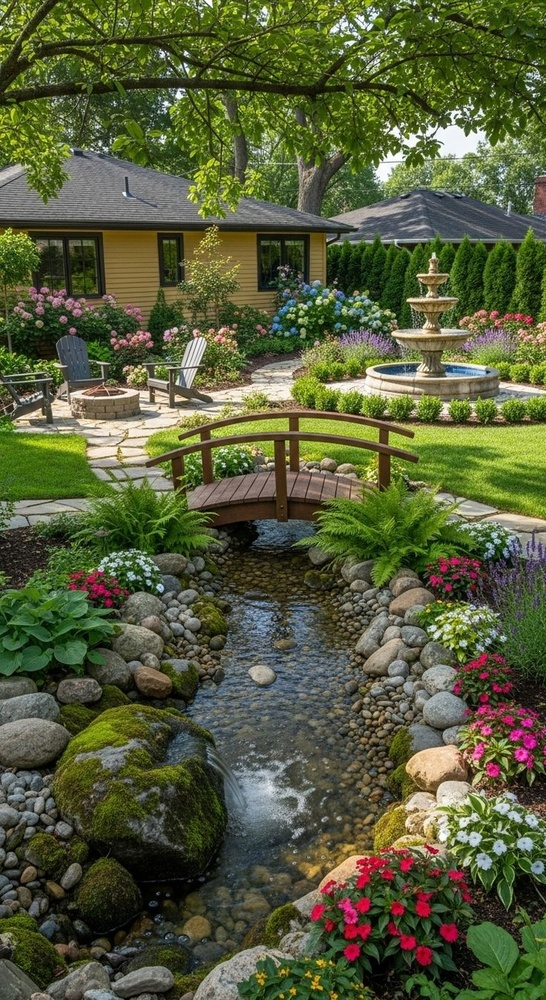
#> input picture images/taman.jpg, 546 x 1000 px, shrunk from 736 x 1349 before the run, found by its file name
$ python image_matching.py
#> lines starting #> are read from the running program, lines starting #| are printed output that depends on the picture
import cv2
import matplotlib.pyplot as plt
import numpy as np

img1 = cv2.imread('./Scale-Invariant Feature Transform (SIFT)/images/taman.jpg')
#> img1 is the input picture: shape (1000, 546, 3); mean B, G, R 58.7, 92.5, 86.2
img2 = cv2.imread('./Scale-Invariant Feature Transform (SIFT)/images/airmancurtaman.jpg')
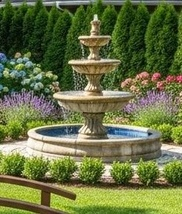
#> input picture images/airmancurtaman.jpg, 182 x 214 px, shrunk from 245 x 289 before the run, found by its file name
#> img2 is the input picture: shape (214, 182, 3); mean B, G, R 67.4, 114.1, 104.4

if img1 is None or img2 is None:
    print("Error: Gambar tidak ditemukan. Periksa path dataset.")
    exit()

img1_rgb = cv2.cvtColor(img1, cv2.COLOR_BGR2RGB)
img2_rgb = cv2.cvtColor(img2, cv2.COLOR_BGR2RGB)
gray1 = cv2.cvtColor(img1, cv2.COLOR_BGR2GRAY)
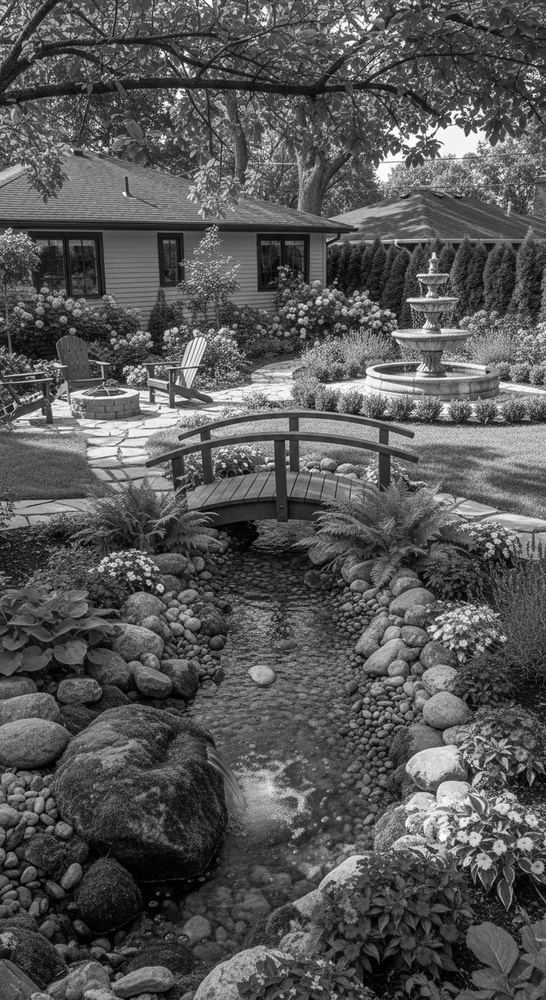
#> gray1: shape (1000, 546); min 0, max 255, mean 86.8
gray2 = cv2.cvtColor(img2, cv2.COLOR_BGR2GRAY)
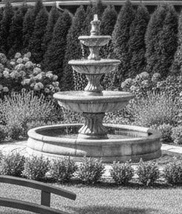
#> gray2: shape (214, 182); min 4, max 255, mean 105.9

sift = cv2.SIFT_create()
kp1, des1 = sift.detectAndCompute(gray1, None)
#> kp1 = 9055 keypoints; strongest (x, y, size): (186, 53, 3.3), (349, 67, 2.8), (430, 18, 2.3), (244, 16, 2)
kp2, des2 = sift.detectAndCompute(gray2, None)
#> kp2 = 627 keypoints; strongest (x, y, size): (71, 62, 3.1), (80, 37, 2), (149, 134, 2.4), (56, 95, 3.7)

bf = cv2.BFMatcher(cv2.NORM_L2)
matches = bf.knnMatch(des1, des2, k=2)
#> matches = 9055 matches

good_matches = []
for m, n in matches:
    if m.distance < 0.6 * n.distance:
        good_matches.append(m)
#> after the loop, good_matches = 414 matches

inliers = 0

if len(good_matches) > 10:
    src_pts = np.float32([kp1[m.queryIdx].pt for m in good_matches]).reshape(-1, 1, 2)
#> src_pts = 414 rows, first 8: [207.7, 764.5], [338.2, 407.4], [343.5, 302.8], [344.3, 292], [345, 331.2], [345.5, 446.2], [347.4, 404.3], [347.4, 254.8]
    dst_pts = np.float32([kp2[m.trainIdx].pt for m in good_matches]).reshape(-1, 1, 2)
#> dst_pts = 414 rows, first 8: [142.2, 70.35], [23.87, 172.3], [5.26, 64.79], [6.07, 54], [6.84, 93.13], [7.18, 208], [9.06, 166.1], [9.13, 16.88]

    M, mask = cv2.findHomography(src_pts, dst_pts, cv2.RANSAC, 3.0)
#> M = [[1, 0.00022, -339.1], [-3.43e-05, 1, -237.9], [-4.38e-08, 2.23e-06, 1]]; mask = 414 values, max 1 at index 2, min 0 at index 0, mean 0.99
    matchesMask = mask.ravel().tolist()
#> matchesMask has the same summary as mask

    inliers = np.sum(matchesMask)
#> inliers = 410
    print(f"Total Good Matches: {len(good_matches)}")
#| Total Good Matches: 414
    print(f"Valid Matches (Inliers) setelah RANSAC: {inliers}")
#| Valid Matches (Inliers) setelah RANSAC: 410
else:
    print("Not enough matches are found - %d/%d" % (len(good_matches), 10))
    matchesMask = None

draw_params = dict(matchColor=(0, 255, 0),
                   singlePointColor=None,
                   matchesMask=matchesMask,
                   flags=2)
#> draw_params = 4 items

matched_img = cv2.drawMatches(img1_rgb, kp1, img2_rgb, kp2, good_matches, None, **draw_params)
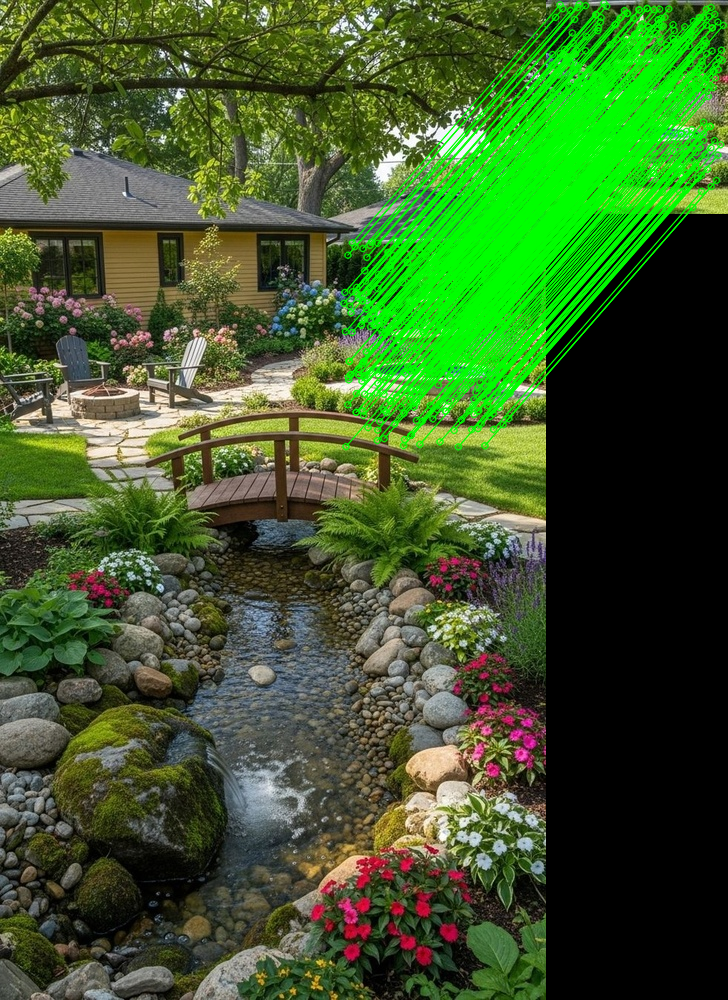
#> matched_img: shape (1000, 728, 3); mean R, G, B 61.2, 91.1, 41.3

plt.figure(figsize=(16, 10))

plt.subplot(2, 2, 1)
plt.imshow(img1_rgb)
plt.title("Before: Gambar Asli")
plt.axis('off')

plt.subplot(2, 2, 2)
plt.imshow(img2_rgb)
plt.title("Before: Gambar Potongan")
plt.axis('off')

plt.subplot(2, 2, (3, 4))
plt.imshow(matched_img)
plt.title(f"Final Result: SIFT + RANSAC (Inliers: {inliers})")
plt.axis('off')

plt.tight_layout()
plt.show()
